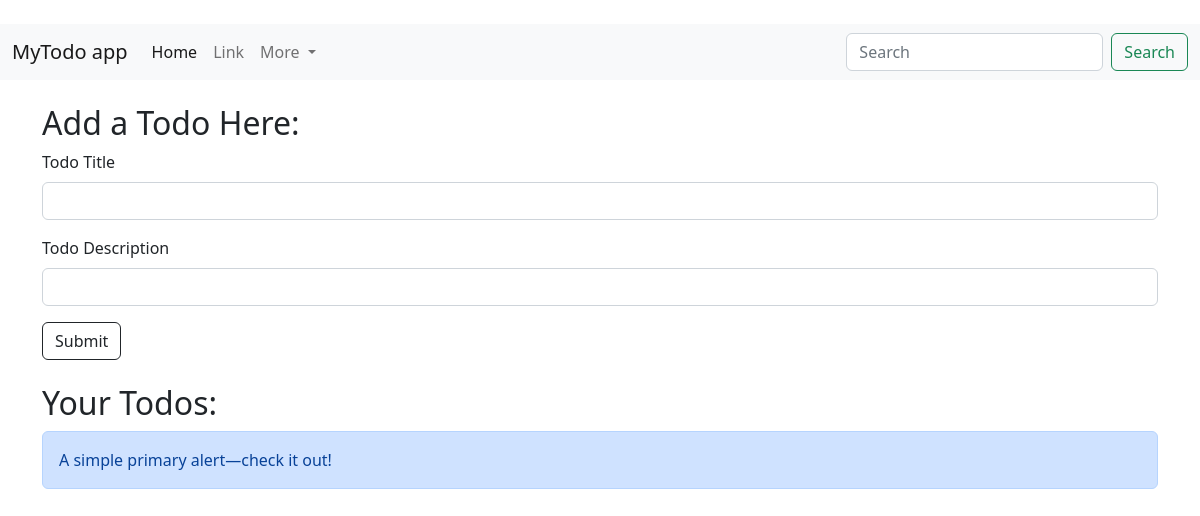
Before: / with the older database file.
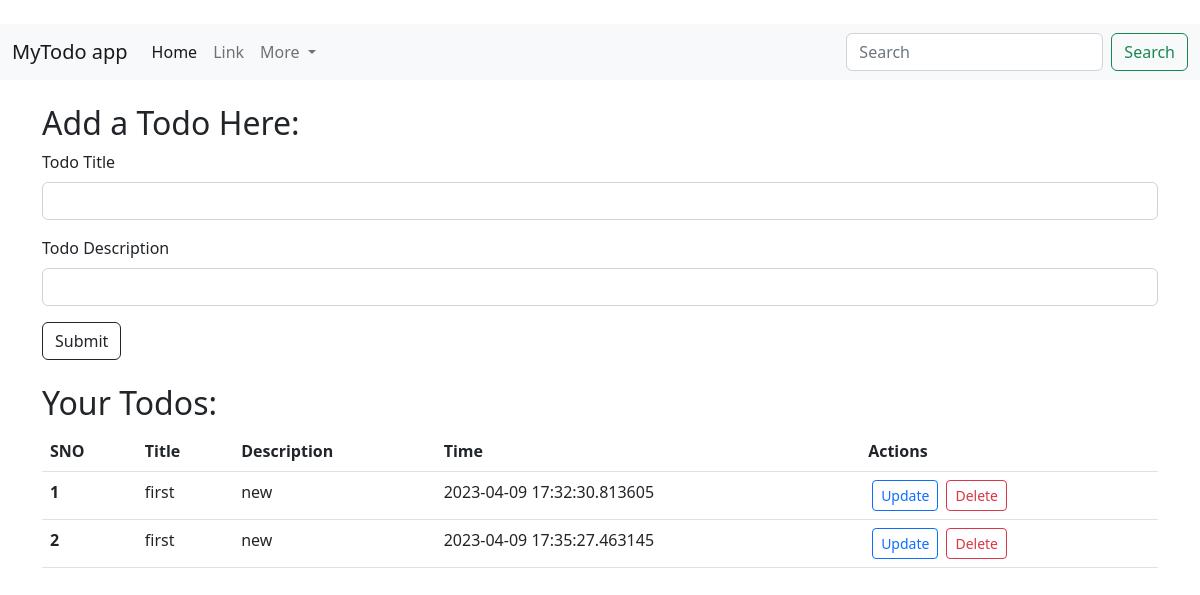
After: the same page with the newer database file.
### app.py (models this page shows, shortened)
class Todo(db.Model):
    sno = db.Column(db.Integer, primary_key=True)
    title = db.Column(db.String(200), nullable=False)
    description = db.Column(db.String(00), nullable=False)
    date_created = db.Column(db.DateTime, default=datetime.datetime.utcnow)

### app.py (the view)
@app.route('/', methods=['GET', 'POST'])
def hello_world():
    if request.method == 'POST':
        title = request.form['title']
        description = request.form['description']
        todo = Todo(title=title, description=description)
        db.session.add(todo)
        db.session.commit()
    allTodo = Todo.query.all()
    return render_template('index.html', allTodo=allTodo)

### templates/index.html
{% extends 'base.html' %}
{% block body %}
    <div class="container my-4">
        <h2> Add a Todo Here: </h2>
        <form action="/" method="POST">
            <div class="mb-3">
                <label for="exampleInputEmail1" class="form-label">Todo Title </label>
                <input type="text" class="form-control" name="title" id="title">
            </div>
            <div class="mb-3">
                <label for="exampleInputPassword1" class="form-label">Todo Description</label>
                <input type="text" class="form-control" name="description" id="description">
            </div>
            <button type="submit" class="btn btn-outline-dark">Submit</button>
        </form>
        <div class="tableOfTodo my-4">
            <h2> Your Todos: </h2>
            <table class="table">
                <tbody>
                    {% if allTodo|length == 0 %}
                    <div class="alert alert-primary" role="alert">
                        A simple primary alert—check it out!
                      </div>
                    {% else %}
                    <thead>
                        <tr>
                            <th scope="col">SNO</th>
                            <th scope="col">Title</th>
                            <th scope="col">Description</th>
                            <th scope="col">Time</th>
                            <th scope="col">Actions</th>
                        </tr>
                    </thead>
                    {% endif %}
                    {% for todo in allTodo %}
                    <tr>
                        <th scope="row">{{loop.index}}</th>
                        <td>{{todo.title}}</td>
                        <td>{{todo.description}}</td>
                        <td>{{todo.date_created}}</td>
                        <td>
                            <a href="/update/{{todo.sno}}" type="button"
                                class="btn btn-outline-primary btn-sm mx-1">Update</button>
                            <a href="/delete/{{todo.sno}}" type="button"
                                class="btn btn-outline-danger btn-sm mx-1">Delete</button>
                        </td>
                    </tr>
                    {% endfor %}
                </tbody>
            </table>
        </div>
    </div>
{% endblock %}

### templates/base.html (shortened to what this page needs)
<!doctype html>
<html lang="en">
<head>
    <link href="https://cdn.jsdelivr.net/npm/bootstrap@5.2.3/dist/css/bootstrap.min.css" rel="stylesheet"
>
</head>
<body>
    <nav class="navbar navbar-expand-lg navbar-light bg-light my-4">
        <div class="container-fluid">
            <a class="navbar-brand" href="#">MyTodo app</a>
            <div class="collapse navbar-collapse" id="navbarSupportedContent">
                <ul class="navbar-nav me-auto mb-2 mb-lg-0">
                    <li class="nav-item">
                        <a class="nav-link active" aria-current="page" href="#">Home</a>
                    </li>
                    <li class="nav-item">
                        <a class="nav-link" href="#">Link</a>
                    </li>
                    <li class="nav-item dropdown">
                        <a class="nav-link dropdown-toggle" href="#" id="navbarDropdown" role="button"
                            data-bs-toggle="dropdown" aria-expanded="false">
                            More
                        </a>
                    </li>
                </ul>
                <form class="d-flex">
                    <input class="form-control me-2" type="search" placeholder="Search" aria-label="Search">
                    <button class="btn btn-outline-success" type="submit">Search</button>
                </form>
            </div>
        </div>
    </nav>
{% block body %}
{% endblock %}
</body>
</html>

Changed rows visible on the page:
added Todo: title "first", description "new", date_created "2023-04-09 17:32:30.813605"
added Todo: title "first", description "new", date_created "2023-04-09 17:35:27.463145"
Other visible differences:
text no longer shown: "A simple primary alert—check it out!"
text now shown: "SNO Title Description Time Actions"
